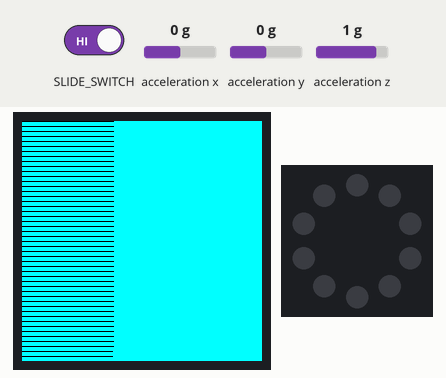
Bench run of a program on a simulated Circuit Playground running CircuitPython. Shown: 240×240 colour display, the board's ring of 10 RGB LEDs (number 0 left of the top, counting anticlockwise). The test bench sets the inputs (shaded band); at power-on: acceleration x 0 g, acceleration y 0 g, acceleration z 1 g. Random numbers come from a fixed seed; library files of the repository ran but are not shown: 1 file(s); what the program prints to the serial console is not drawn.

Above: at 0.8 s.
At 1.5 s:
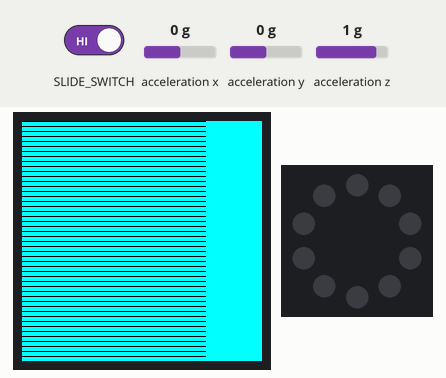
At 3.0 s:
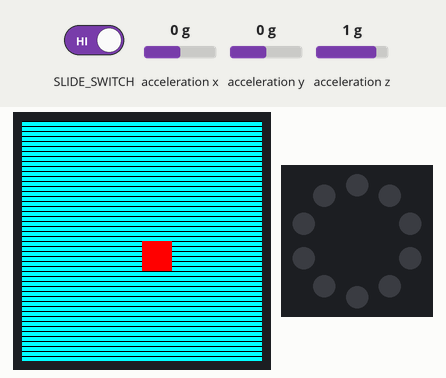
3.1 s: slide switch moved to the right
Timing chart, 0 to 6.1 s (numbered marks = the images above; inputs shaded):
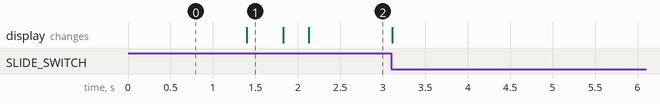

The program:

code.py
```python
import displayio
import terminalio
from adafruit_display_text import label
from adafruit_gizmo import tft_gizmo
from adafruit_circuitplayground import cp
from color_names import *
from random import randint

# define color list
COLOR_INDEX = [
                RED,
                MAROON,
                ORANGE,
                YELLOW,
                OLIVE,
                GREEN,
                AQUA,
                TEAL,
                BLUE,
                NAVY,
                PURPLE,
                PINK,
                WHITE,
                ]

# Create the TFT Gizmo display
display = tft_gizmo.TFT_Gizmo()

# Make the display context
splash = displayio.Group(max_size=10)
display.show(splash)

color_bitmap = displayio.Bitmap(240, 240, 1)
color_palette = displayio.Palette(1)
color_palette[0] = AQUA

bg_sprite = displayio.TileGrid(color_bitmap,
                               pixel_shader=color_palette,
                               x=0, y=0)
splash.append(bg_sprite)

for x in range(0,240):
    for y in range(0,240):
        if(y%5 == 0):
            color_bitmap[x,y] = 1
# Draw a smaller inner rectangle
# inner_bitmap = displayio.Bitmap(200, 200, 1)
# inner_palette = displayio.Palette(1)
# inner_palette[0] = 0xAA0088 # Purple
# inner_sprite = displayio.TileGrid(inner_bitmap,
#                                   pixel_shader=inner_palette,
#                                   x=20, y=20)
# splash.append(inner_sprite)

# Draw a label
# text_group = displayio.Group(max_size=10, scale=2, x=35, y=120)
# text = "Merry Chirstmas!"
# text_area = label.Label(terminalio.FONT, text=text, color=BLACK)
# text_group.append(text_area) # Subgroup for text scaling
# splash.append(text_group)

# def hexprep(INT_Value_To_Convert):
#     var = hex(int(INT_Value_To_Convert)).split('0x')
#     if (len(var[1]) < 2):
#         var[0] = '0'
#         return str(var[0] + var[1])
#     return(var[1])

while True:
    if not cp.switch:
        print("Slide switch off!")
        cp.pixels.fill((0, 0, 0))
        color_palette[0] = AQUA
        continue
    else:
        # R = 0
        # G = 0
        # B = 0
        x, y, z = cp.acceleration
        # print((x, y, z))
        # cp.pixels.fill(((R + abs(int(x))), (G + abs(int(y))), (B + abs(int(z)))))

        inner_bitmap = displayio.Bitmap(30, 30, 1)
        inner_palette = displayio.Palette(1)
        inner_palette[0] = RED # Purple
        inner_sprite = displayio.TileGrid(inner_bitmap,
                                          pixel_shader=inner_palette,
                                          x=int((x)*10+120), y=int((y)*10+120))
        splash.append(inner_sprite)
        if(len(splash) > 2):
            splash.pop(1)
        # color_bitmap[int(abs(x)+120),int(abs(y)+120)] = 1
        cp.detect_taps = 1
        if(cp.tapped):
            color_palette[0] = COLOR_INDEX[randint(0,len(COLOR_INDEX)-1)]
            # cp.pixels.fill(color_palette[0])

     #    pixel_color_hex = hexprep((R + abs(int(x)))*2.5) + hexprep((G + abs(int(x)))*2.5) + hexprep((B + abs(int(x)))*2.5)
     #    print(pixel_color_hex)
     #    # print(hex(pixel_color_hex))
        # inner_palette[0] = int(pixel_color_hex,16)
```

color_names.py
```python
RED = 0xFF0000
MAROON = 0x800000
ORANGE = 0xFF8000
YELLOW = 0xFFFF00
OLIVE = 0x808000
GREEN = 0x008000
AQUA = 0x00FFFF
TEAL = 0x008080
BLUE = 0x0000FF
NAVY = 0x000080
PURPLE = 0x800080
PINK = 0xFF0080
WHITE = 0xFFFFFF
BLACK = 0x000000
```

Measured:
- what the display in image 1 shows lasts 0.4 s, from 1.4 s to 1.8 s
